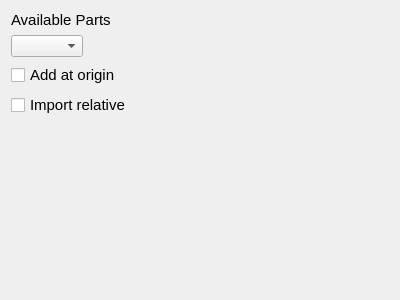
<?xml version="1.0" encoding="UTF-8"?>
<ui version="4.0">
 <class>Dialog</class>
 <widget class="QDialog" name="Dialog">
  <property name="geometry">
   <rect>
    <x>0</x>
    <y>0</y>
    <width>400</width>
    <height>300</height>
   </rect>
  </property>
  <property name="windowTitle">
   <string>Dialog</string>
  </property>
  <layout class="QFormLayout" name="formLayout">
   <item row="0" column="0">
    <widget class="QLabel" name="label">
     <property name="font">
      <font>
       <pointsize>11</pointsize>
      </font>
     </property>
     <property name="text">
      <string>Available Parts</string>
     </property>
    </widget>
   </item>
   <item row="1" column="0">
    <widget class="QComboBox" name="PartsBox"/>
   </item>
   <item row="2" column="0">
    <widget class="QCheckBox" name="AtOrigin">
     <property name="font">
      <font>
       <pointsize>11</pointsize>
      </font>
     </property>
     <property name="text">
      <string>Add at origin</string>
     </property>
    </widget>
   </item>
   <item row="3" column="0">
    <widget class="QCheckBox" name="ImportRelative">
     <property name="enabled">
      <bool>true</bool>
     </property>
     <property name="font">
      <font>
       <pointsize>11</pointsize>
      </font>
     </property>
     <property name="text">
      <string>Import relative</string>
     </property>
     <property name="tristate">
      <bool>false</bool>
     </property>
    </widget>
   </item>
  </layout>
 </widget>
 <resources/>
 <connections/>
</ui>
